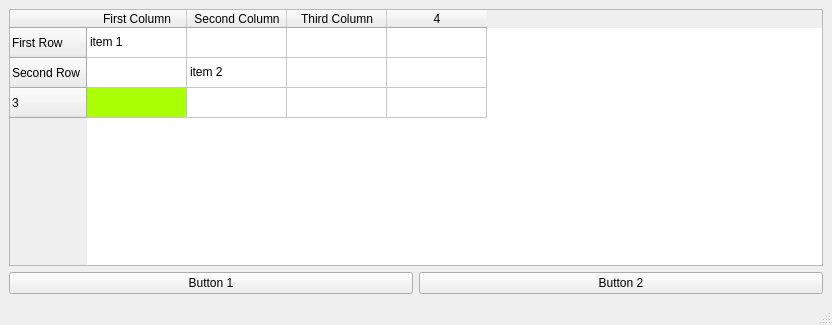
<?xml version="1.0" encoding="UTF-8"?>
<ui version="4.0">
 <class>MainWindow</class>
 <widget class="QMainWindow" name="MainWindow">
  <property name="geometry">
   <rect>
    <x>0</x>
    <y>0</y>
    <width>832</width>
    <height>325</height>
   </rect>
  </property>
  <property name="windowTitle">
   <string>MainWindow</string>
  </property>
  <widget class="QWidget" name="centralwidget">
   <layout class="QVBoxLayout" name="verticalLayout">
    <item>
     <layout class="QHBoxLayout" name="horizontalLayout">
      <item>
       <widget class="QTableWidget" name="tableWidget">
        <property name="rowCount">
         <number>3</number>
        </property>
        <property name="columnCount">
         <number>4</number>
        </property>
        <row>
         <property name="text">
          <string>First Row</string>
         </property>
        </row>
        <row>
         <property name="text">
          <string>Second Row</string>
         </property>
        </row>
        <row/>
        <column>
         <property name="text">
          <string>First Column</string>
         </property>
        </column>
        <column>
         <property name="text">
          <string>Second Column</string>
         </property>
        </column>
        <column>
         <property name="text">
          <string>Third Column</string>
         </property>
        </column>
        <column/>
        <item row="0" column="0">
         <property name="text">
          <string>item 1</string>
         </property>
        </item>
        <item row="1" column="1">
         <property name="text">
          <string>item 2</string>
         </property>
         <property name="background">
          <brush brushstyle="NoBrush">
           <color alpha="255">
            <red>0</red>
            <green>85</green>
            <blue>255</blue>
           </color>
          </brush>
         </property>
         <property name="foreground">
          <brush brushstyle="NoBrush">
           <color alpha="255">
            <red>255</red>
            <green>170</green>
            <blue>0</blue>
           </color>
          </brush>
         </property>
        </item>
        <item row="2" column="0">
         <property name="background">
          <brush brushstyle="SolidPattern">
           <color alpha="255">
            <red>170</red>
            <green>255</green>
            <blue>0</blue>
           </color>
          </brush>
         </property>
        </item>
       </widget>
      </item>
     </layout>
    </item>
    <item>
     <layout class="QHBoxLayout" name="horizontalLayout_3">
      <item>
       <widget class="QPushButton" name="pushButton_2">
        <property name="text">
         <string>Button 1</string>
        </property>
       </widget>
      </item>
      <item>
       <widget class="QPushButton" name="pushButton">
        <property name="text">
         <string>Button 2</string>
        </property>
       </widget>
      </item>
     </layout>
    </item>
   </layout>
  </widget>
  <widget class="QMenuBar" name="menubar">
   <property name="geometry">
    <rect>
     <x>0</x>
     <y>0</y>
     <width>832</width>
     <height>20</height>
    </rect>
   </property>
  </widget>
  <widget class="QStatusBar" name="statusbar"/>
 </widget>
 <resources/>
 <connections/>
</ui>
